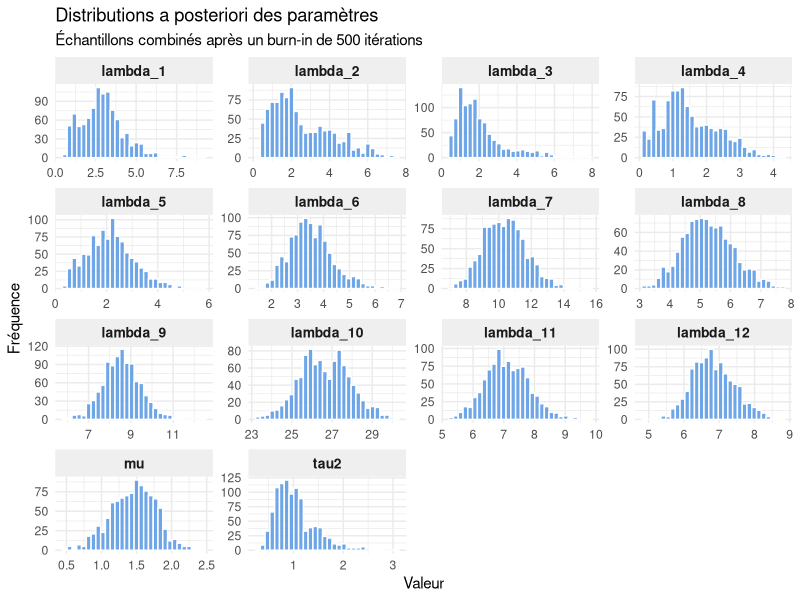
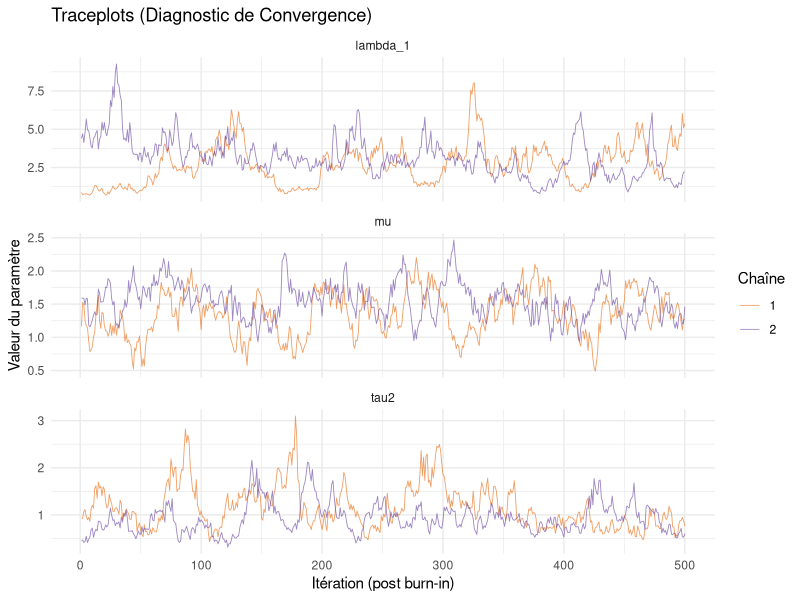
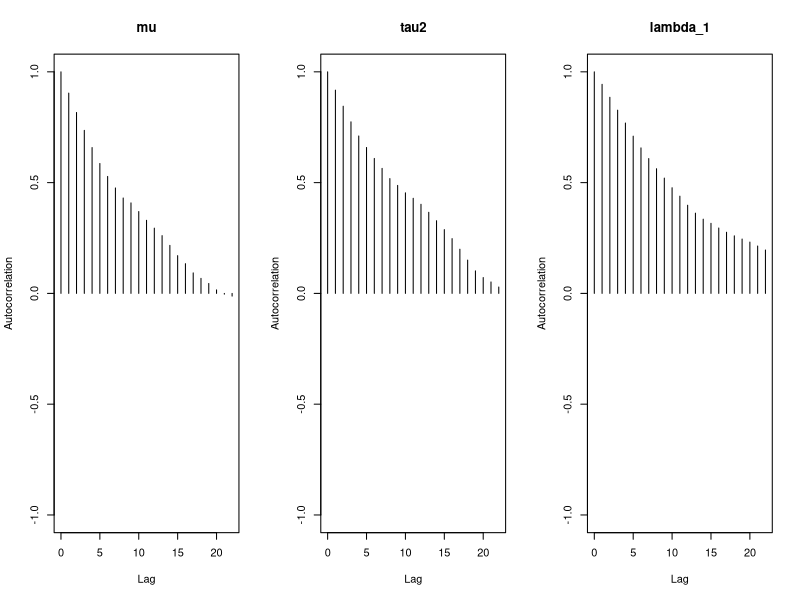
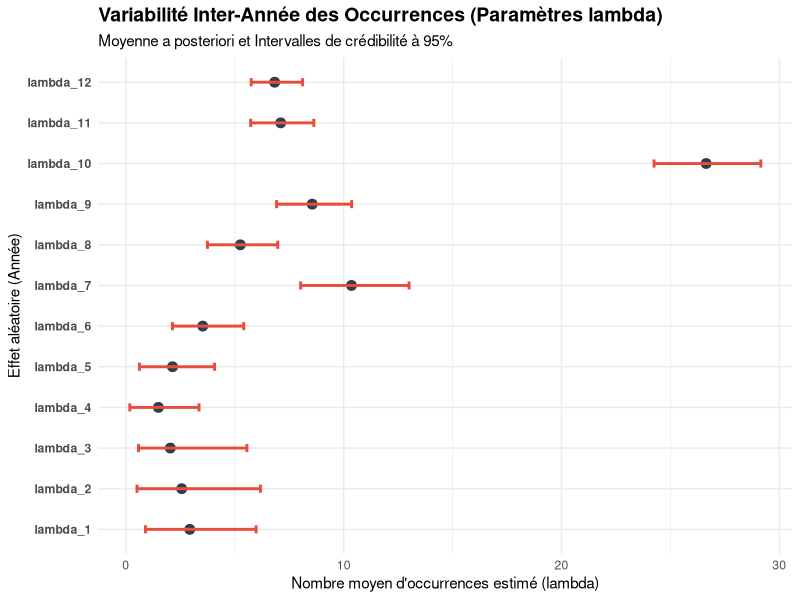
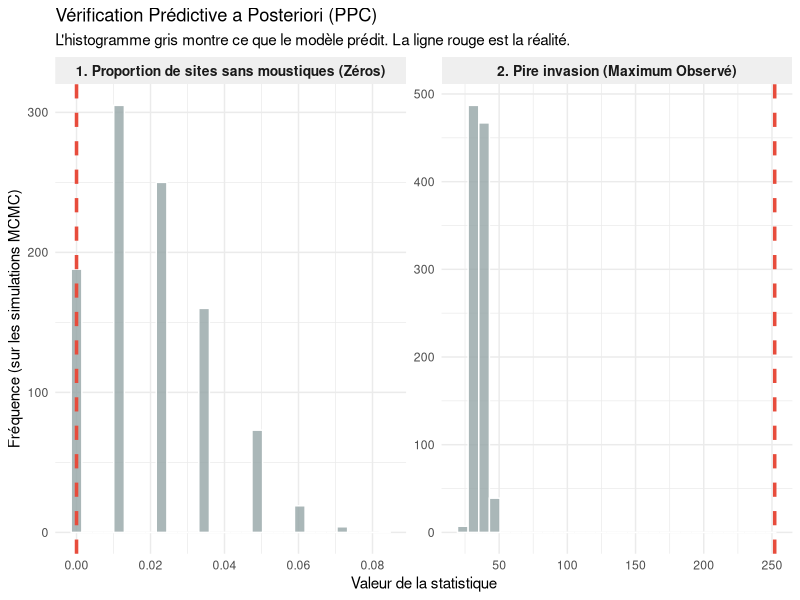

Generate these figures, in order, with R:
## ---- chunk 1

library(readr)
library(ggplot2)
library(tidyr)
library(dplyr)
library(coda)

## ---- chunk 2

# ------------------------------------------------------------------------------
# ------------------------------------------------------------------------------
# Bloc sécurisé : si le fichier n'est pas trouvé (pour tester le code), 
# des données factices sont générées automatiquement.
if (file.exists("data/summary_tigre_moustique.csv")) {
    tigre <- read_csv("data/summary_tigre_moustique.csv", show_col_types = FALSE)
    unique_year <- unique(tigre$year)
    I <- length(unique_year)
    J_list <- numeric(I)
    y_list <- list()
    for (i in 1:I) {
        J_list[i] <- length(tigre[tigre$year == unique_year[i], ]$stateProvince)
        y_list[[i]] <- tigre[tigre$year == unique_year[i], ]$n_occurrences
    }
} else {
    cat("Fichier de données non trouvé. Utilisation de données simulées pour le test.\n")
    I <- 10
    J_list <- sample(5:15, I, replace = TRUE)
    y_list <- lapply(J_list, function(j) rpois(j, lambda = 5))
}

# Optimisation : On pré-calcule la somme des y pour chaque année (constant)
sum_y_list <- sapply(y_list, sum)

## ---- chunk 3
# Calcul de la Log-Postériori (L)
log_posterior_target <- function(theta, J_list, sum_y_list, I) {
    alphas <- theta[1:I]
    mu     <- theta[I + 1]
    gamma  <- theta[I + 2]
    
    # Terme 1: Vraisemblance de Poisson
    log_lik <- sum(-J_list * exp(alphas) + alphas * sum_y_list)
    
    # Terme 2: Loi a priori conditionnelle des alphas (Loi Normale)
    log_prior_alphas <- -0.5 * exp(-gamma) * sum((alphas - mu)^2) - (I/2) * gamma
    
    # Terme 3: Hyperpriors (mu ~ N(0, 4) et tau^2 ~ Exp(1) reparamétré en gamma)
    log_hyperpriors <- -(mu^2) / 8 - exp(gamma) + gamma
    
    return(log_lik + log_prior_alphas + log_hyperpriors)
}

# Calcul du Gradient de l'Énergie Hamiltonienne (nabla H)
# Rappel : H = -L, donc on implémente les formules dérivées trouvées précédemment
gradient_target <- function(theta, J_list, sum_y_list, I) {
    alphas <- theta[1:I]
    mu     <- theta[I + 1]
    gamma  <- theta[I + 2]
    
    grads <- numeric(I + 2)
    
    # Dérivées partielles par rapport aux alphas (Vectorisé)
    grads[1:I] <- J_list * exp(alphas) - sum_y_list + (alphas - mu) / exp(gamma)
    
    # Dérivée partielle par rapport à mu
    grads[I + 1] <- (mu / 4) - sum(alphas - mu) / exp(gamma)
    
    # Dérivée partielle par rapport à gamma
    grads[I + 2] <- (I / 2 - 1) - 0.5 * exp(-gamma) * sum((alphas - mu)^2) + exp(gamma)
    
    return(grads)
}


## ---- chunk 4

# Algorithme Leapfrog (Saute-Mouton)
leapfrog <- function(q, p, step_size, L_steps, J_list, sum_y_list, I) {
    # Demi-pas initial pour l'impulsion (Attention : signe MOINS car on minimise H)
    p <- p - 0.5 * step_size * gradient_target(q, J_list, sum_y_list, I)
    
    for (l in 1:L_steps) {
        # Pas complet pour la position
        q <- q + step_size * p
        
        # Pas complet pour l'impulsion (sauf au dernier tour)
        if (l < L_steps) {
            p <- p - step_size * gradient_target(q, J_list, sum_y_list, I)
        }
    }
    
    # Demi-pas final pour l'impulsion
    p <- p - 0.5 * step_size * gradient_target(q, J_list, sum_y_list, I)
    
    # Inversion de l'impulsion (pour symétrie de la chaîne de Markov)
    p <- -p 
    
    return(list(q = q, p = p))
}

# Fonction principale HMC
hmc_sampler <- function(init_theta, iterations, step_size, L_steps, J_list, sum_y_list, I) {
    d <- length(init_theta)
    samples <- matrix(NA, nrow = iterations, ncol = d)
    samples[1, ] <- init_theta
    
    acceptances <- 0
    
    for (t in 2:iterations) {
        current_q <- samples[t - 1, ]
        
        # 1. Tirage de l'impulsion aléatoire
        current_p <- rnorm(d, mean = 0, sd = 1)
        
        # 2. Simulation de la trajectoire
        traj <- leapfrog(current_q, current_p, step_size, L_steps, J_list, sum_y_list, I)
        proposed_q <- traj$q
        proposed_p <- traj$p
        
        # 3. Évaluation de l'Énergie Hamiltonienne (H = -L + K)
        current_U <- -log_posterior_target(current_q, J_list, sum_y_list, I)
        current_K <- sum(current_p^2) / 2
        current_H <- current_U + current_K
        
        proposed_U <- -log_posterior_target(proposed_q, J_list, sum_y_list, I)
        proposed_K <- sum(proposed_p^2) / 2
        proposed_H <- proposed_U + proposed_K
        
        # === CRASH TEST DIAGNOSTIC (intégré et silencieux si tout va bien) ===
        if (is.na(proposed_H) || proposed_H == Inf) {
            cat(sprintf("\n[ALERTE] Itération %d: Trajectoire divergente.\n", t))
            cat(sprintf("Gamma: %.3f | Max Alpha: %.3f\n", proposed_q[I+2], max(proposed_q[1:I])))
        }
        
        # 4. Étape de Metropolis
        # Probabilité d'acceptation : min(1, exp(current_H - proposed_H))
        log_acceptance <- current_H - proposed_H
        
        # Protection contre les NA/NaN
        if (is.na(log_acceptance)) log_acceptance <- -Inf 
        
        if (log(runif(1)) < log_acceptance) {
            samples[t, ] <- proposed_q
            acceptances <- acceptances + 1
        } else {
            samples[t, ] <- current_q
        }
        
        # Affichage de la progression tous les 10%
        if (t %% max(1, floor(iterations / 10)) == 0) {
            cat(sprintf("Progression : %d / %d itérations...\n", t, iterations))
        }
    }
    
    cat(sprintf("\nTaux d'acceptation final : %.1f %%\n", (acceptances / (iterations - 1)) * 100))
    return(samples)
}

## ---- chunk 5

run_hmc_chains_sequentially <- function(n_chains, iterations, step_size, L_steps) {
    all_chains <- list()
    for (chain in 1:n_chains) {
        cat(sprintf("\n--- DÉMARRAGE DE LA CHAÎNE %d ---\n", chain))
        
        # Initialisation sur-dispersée intelligente
        init_mu <- rnorm(1, mean = 0, sd = 2)
        # On tire gamma directement dans N(0,1) pour bien explorer
        init_gamma <- rnorm(1, mean = 0, sd = 1) 
        init_alphas <- rnorm(I, mean = init_mu, sd = sqrt(exp(init_gamma)))
        
        theta_0 <- c(init_alphas, init_mu, init_gamma)
        
        # Lancement
        samples <- hmc_sampler(
            init_theta = theta_0, 
            iterations = iterations, 
            step_size = step_size, 
            L_steps = L_steps, 
            J_list = J_list, 
            sum_y_list = sum_y_list, 
            I = I
        )
        
        # POST-TRAITEMENT : On remet tau^2 et lambda à l'endroit pour l'utilisateur
        # Colonnes 1 à I : alphas -> lambdas (exponentielle)
        samples[, 1:I] <- exp(samples[, 1:I])
        # Colonne I+2 : gamma -> tau^2 (exponentielle)
        samples[, I+2] <- exp(samples[, I+2])
        
        # Optionnel: renommer les colonnes pour que ce soit propre
        colnames(samples) <- c(paste0("lambda_", 1:I), "mu", "tau2")
        
        all_chains[[chain]] <- samples
    }
    return(all_chains)
}
## ---- chunk 6
# --- PARAMÈTRES ET LANCEMENT DU TEST ---
# On utilise un step_size prudent (0.01 ou 0.05) pour éviter l'explosion de Poisson
# L=15 à 20 permet de compenser le petit pas de temps
set.seed(42) # Pour la reproductibilité
resultats_finaux <- run_hmc_chains_sequentially(
    n_chains = 2, 
    iterations = 1000, 
    step_size = 0.01, 
    L_steps = 15
)

# Aperçu des 5 premières lignes de la chaîne 1 (pour mu et tau2)
cat("\nAperçu des paramètres hyper-globaux (Chaîne 1) :\n")
print(head(resultats_finaux[[1]][, c("mu", "tau2")]))

## ---- chunk 7

# 1. Définir le burn-in (généralement la moitié des itérations)
n_iter <- nrow(resultats_finaux[[2]])
burn_in <- floor(n_iter / 2) 

# 2. Extraire et combiner les chaînes (sans le burn-in)
# On parcourt la liste des chaînes, on coupe le début, et on transforme en data.frame
samples_list <- lapply(1:length(resultats_finaux), function(i) {
    df <- as.data.frame(resultats_finaux[[i]][(burn_in + 1):n_iter, ])
    return(df)
})

# On fusionne toutes les chaînes en un seul grand tableau
samples_df <- bind_rows(samples_list)

# 3. Transformer les données du format "Large" au format "Long"
# Cela va créer deux colonnes : "Parametre" (le nom de la variable) et "Valeur"
samples_long <- samples_df %>%
    pivot_longer(cols = everything(), names_to = "Parametre", values_to = "Valeur")

# Optionnel : Transformer "Parametre" en facteur pour fixer l'ordre d'affichage
# (Sinon ggplot va les trier par ordre alphabétique)
samples_long$Parametre <- factor(samples_long$Parametre, levels = colnames(samples_df))

# 4. Créer le graphique avec ggplot2 et facet_wrap
ggplot(samples_long, aes(x = Valeur)) +
    geom_histogram(bins = 30, fill = "#4A90E2", color = "white", alpha = 0.8) +
    facet_wrap(~ Parametre, scales = "free") + # scales="free" donne un axe X et Y propre à chaque variable
    theme_minimal() +
    theme(
        strip.background = element_rect(fill = "#EFEFEF", color = NA),
        strip.text = element_text(face = "bold", size = 10)
    ) +
    labs(
        title = "Distributions a posteriori des paramètres",
        subtitle = paste("Échantillons combinés après un burn-in de", burn_in, "itérations"),
        x = "Valeur",
        y = "Fréquence"
    )
## ---- chunk 8

# 5.1 Conversion des résultats au format de l'objet 'mcmc.list' de coda
# On utilise la variable 'burn_in' que tu as défini précédemment.
mcmc_chains <- lapply(resultats_finaux, function(chain) {
    # On coupe le burn-in et on transforme la matrice en objet 'mcmc'
    mcmc(chain[(burn_in + 1):nrow(chain), ])
})
mcmc_list_obj <- mcmc.list(mcmc_chains)

# Pour éviter de surcharger les graphiques, on se concentre sur les hyperparamètres 
# et un effet aléatoire au hasard (lambda_1)
params_to_check <- c("mu","tau2","lambda_1")

# ---------------------------------------------------------
# A. LA CONVERGENCE : TRACEPLOTS VISUELS
# ---------------------------------------------------------
# On crée proprement un dataframe dédié pour le traceplot avec les infos de chaîne
trace_list <- lapply(1:length(resultats_finaux), function(i) {
    # On récupère la chaîne sans le burn-in
    df <- as.data.frame(resultats_finaux[[i]][(burn_in + 1):n_iter, ])
    # On ajoute la chaîne et l'itération avant de pivoter
    df$Chain <- i
    df$Iteration <- 1:nrow(df)
    return(df)
})

# On fusionne, on pivote au format long, et on filtre
trace_df <- bind_rows(trace_list) %>%
    pivot_longer(cols = -c(Chain, Iteration), names_to = "Parametre", values_to = "Valeur") %>%
    filter(Parametre %in% params_to_check)
trace_plot <- ggplot(trace_df, aes(x = Iteration, y = Valeur, color = as.factor(Chain))) +
    geom_line(alpha = 0.6, linewidth = 0.3) +
    facet_wrap(~ Parametre, scales = "free_y", ncol = 1) +
    scale_color_manual(values = c("#E66100", "#5D3A9B")) +
    theme_minimal() +
    labs(
        title = "Traceplots (Diagnostic de Convergence)",
        color = "Chaîne", 
        x = "Itération (post burn-in)",
        y = "Valeur du paramètre"
    )

# Affichage du Traceplot (à inclure dans le rapport)
print(trace_plot)
## ---- chunk 9


# On ouvre une nouvelle fenêtre graphique pour les tracés d'autocorrélation de base
# (On trace seulement pour la Chaîne 1 pour simplifier)
par(mfrow = c(1, length(params_to_check)))
autocorr.plot(mcmc_chains[[1]][, params_to_check], 
              ask = FALSE, 
              auto.layout = FALSE
              )
par(mfrow = c(1, 1)) # Réinitialisation des paramètres graphiques
## ---- chunk 10

# 1. Calcul des statistiques résumées (Estimateurs et Intervalles)
# On utilise le tableau 'samples_long' généré dans ton bloc d'histogrammes
resume_stats <- samples_long %>%
    group_by(Parametre) %>%
    summarise(
        Moyenne_Post = mean(Valeur),
        Mediane_Post = median(Valeur),
        Borne_Inf_95 = quantile(Valeur, 0.025),
        Borne_Sup_95 = quantile(Valeur, 0.975)
    )

# Affichage du tableau (tu pourras exporter ceci dans ton rapport)
print(as.data.frame(resume_stats), digits = 3)


# 2. Visualisation de la variabilité inter-année (Forest Plot des lambda)
# On filtre pour ne garder que les paramètres lambda
lambda_stats <- resume_stats %>%
    
    filter(grepl("lambda", Parametre)) %>%
    # Pour un affichage propre, on extrait le numéro de l'année
    mutate(Annee_Index = as.numeric(gsub("lambda_", "", Parametre))) %>%
    arrange(Annee_Index) # Tri temporel

# Création du Forest Plot
forest_plot <- ggplot(lambda_stats, aes(x = reorder(Parametre, Annee_Index), y = Moyenne_Post)) +
    geom_point(size = 3, color = "#2C3E50") +
    geom_errorbar(aes(ymin = Borne_Inf_95, ymax = Borne_Sup_95), width = 0.2, color = "#E74C3C", linewidth = 1) +
    coord_flip() + # Inverse les axes pour faciliter la lecture
    theme_minimal() +
    labs(
        title = "Variabilité Inter-Année des Occurrences (Paramètres lambda)",
        subtitle = "Moyenne a posteriori et Intervalles de crédibilité à 95%",
        x = "Effet aléatoire (Année)",
        y = "Nombre moyen d'occurrences estimé (lambda)"
    ) +
    theme(
        axis.text.y = element_text(face = "bold"),
        plot.title = element_text(face = "bold", size = 14)
    )

# Affichage du graphique
print(forest_plot)

# Commentaire automatique sur tau^2 pour aider la rédaction
tau2_est <- resume_stats %>% filter(Parametre == "tau2")
cat(sprintf("\n[Analyse] La variance inter-année (tau^2) est estimée en moyenne à %.3f [95%% CI: %.3f - %.3f].\n", 
            tau2_est$Moyenne_Post, tau2_est$Borne_Inf_95, tau2_est$Borne_Sup_95))


## ---- chunk 11


# 1. Préparation des vraies données
# On regroupe toutes les vraies observations (issues de y_list) en un seul vecteur
y_obs <- unlist(y_list)

# On choisit deux statistiques de test pertinentes pour des données de comptage :
# - La proportion de zéros (les sites sans moustiques)
# - La valeur maximale (les invasions extrêmes)
stat_obs_zero <- mean(y_obs == 0) 
stat_obs_max  <- max(y_obs)       

# 2. Préparation des simulations
# Pour garder un temps de calcul rapide, on va tirer au hasard 1000 échantillons 
# de ta distribution a posteriori (largement suffisant pour le diagnostic)
n_samples_ppc <- min(1000, nrow(samples_df))
set.seed(42) # Reproductibilité
indices_ppc <- sample(1:nrow(samples_df), n_samples_ppc)

rep_stat_zero <- numeric(n_samples_ppc)
rep_stat_max  <- numeric(n_samples_ppc)

cat("Génération des données prédictives a posteriori en cours...\n")

# 3. Boucle de simulation
for (t in 1:n_samples_ppc) {
    idx <- indices_ppc[t]
    y_rep_t <- numeric(0)
    
    # Pour chaque année i, on simule de nouvelles données avec le lambda_i estimé
    for (i in 1:I) {
        # Extraction du lambda estimé à cette itération MCMC
        lambda_i_t <- samples_df[idx, paste0("lambda_", i)]
        
        # Simulation de J_i (nombre de sites) observations selon la loi de Poisson
        y_rep_t <- c(y_rep_t, rpois(J_list[i], lambda = lambda_i_t))
    }
    
    # On calcule les statistiques sur ce faux jeu de données
    rep_stat_zero[t] <- mean(y_rep_t == 0)
    rep_stat_max[t]  <- max(y_rep_t)
}

# 4. Calcul des "p-values bayésiennes"
# (Probabilité que la statistique simulée soit supérieure ou égale à la vraie)
# Un bon modèle a une p-value bayésienne proche de 0.5 (la vérité est au milieu)
# Si c'est proche de 0 ou 1, le modèle échoue à prédire cet aspect.
p_val_zero <- mean(rep_stat_zero >= stat_obs_zero)
p_val_max  <- mean(rep_stat_max >= stat_obs_max)

cat(sprintf("P-value bayésienne (Proportion de zéros) : %.3f\n", p_val_zero))
cat(sprintf("P-value bayésienne (Maximum observé) : %.3f\n", p_val_max))


# 5. Visualisation graphique (à mettre dans le rapport)
ppc_long <- data.frame(
    Valeur = c(rep_stat_zero, rep_stat_max),
    Statistique = rep(c("1. Proportion de sites sans moustiques (Zéros)", 
                        "2. Pire invasion (Maximum Observé)"), 
                      each = n_samples_ppc)
)

obs_lines <- data.frame(
    Valeur_obs = c(stat_obs_zero, stat_obs_max),
    Statistique = c("1. Proportion de sites sans moustiques (Zéros)", 
                    "2. Pire invasion (Maximum Observé)")
)

ppc_plot <- ggplot(ppc_long, aes(x = Valeur)) +
    geom_histogram(fill = "#95A5A6", color = "white", bins = 30, alpha = 0.8) +
    geom_vline(data = obs_lines, aes(xintercept = Valeur_obs), 
               color = "#E74C3C", linewidth = 1.2, linetype = "dashed") +
    facet_wrap(~ Statistique, scales = "free") +
    theme_minimal() +
    labs(
        title = "Vérification Prédictive a Posteriori (PPC)",
        subtitle = "L'histogramme gris montre ce que le modèle prédit. La ligne rouge est la réalité.",
        x = "Valeur de la statistique",
        y = "Fréquence (sur les simulations MCMC)"
    ) +
    theme(
        strip.background = element_rect(fill = "#EFEFEF", color = NA),
        strip.text = element_text(face = "bold", size = 10)
    )

print(ppc_plot) 
